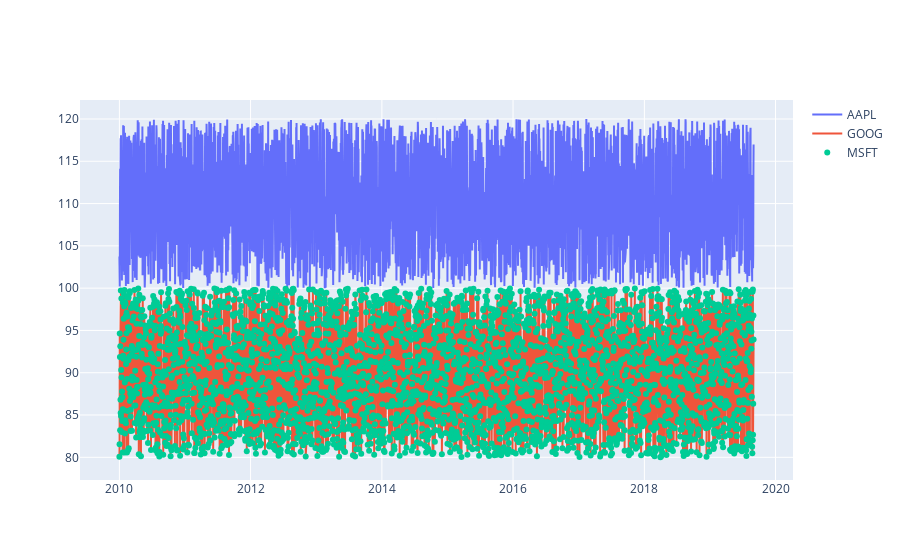

Notebook code for this chart:
### Markdown cell above
# Multi-line charts

### Code cell
# Additional examples (including handling large data) at https://plot.ly/python/line-and-scatter/
import plotly.graph_objects as go

fig = go.Figure(data=go.Scatter(x=df.index, y=df.AAPL, mode='lines', name="AAPL"))
fig.add_trace(go.Scatter(x=df.index, y=df.GOOG, mode='lines', name="GOOG"))
fig.add_trace(go.Scatter(x=df.index, y=df.GOOG, mode='markers', name="MSFT"))

### Figure 1 — Plotly figure (JSON) as saved in the notebook; plotly's stock layout.template omitted (floating-point values rounded to 4 significant figures; data arrays with more than 128 entries replaced by an {"elided": "..."} marker saying what was removed)
{"data": [{"mode": "lines", "name": "AAPL", "type": "scatter", "x": {"elided": "3531 str values"}, "y": {"elided": "3531 float values"}}, {"mode": "lines", "name": "GOOG", "type": "scatter", "x": {"elided": "3531 str values"}, "y": {"elided": "3531 float values"}}, {"mode": "markers", "name": "MSFT", "type": "scatter", "x": {"elided": "3531 str values"}, "y": {"elided": "3531 float values"}}], "layout": {}}
